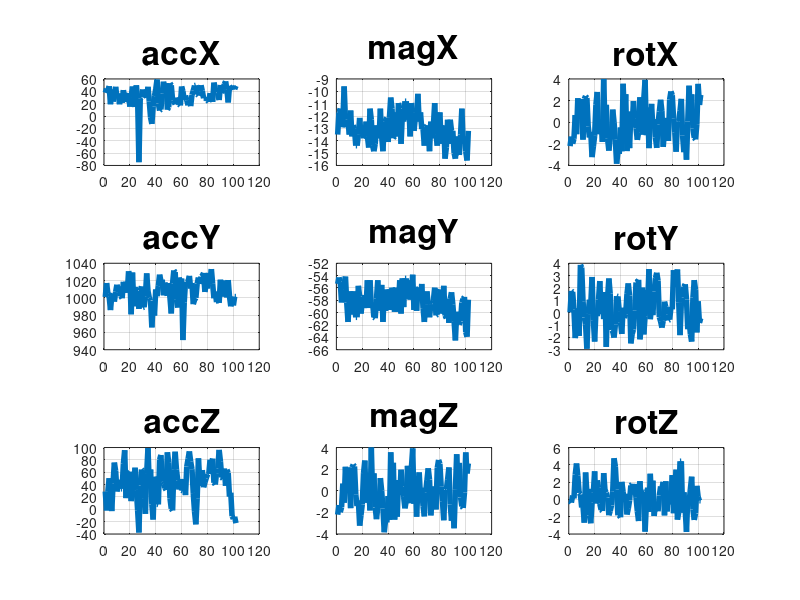
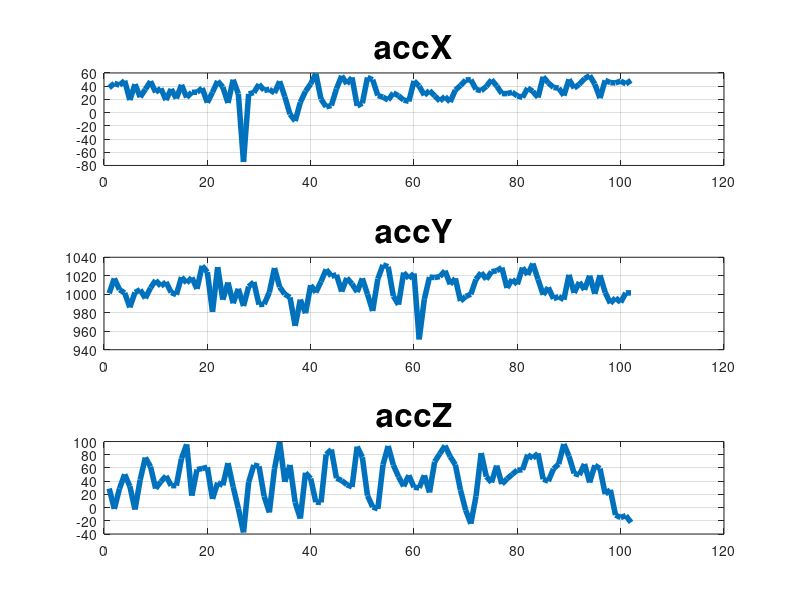
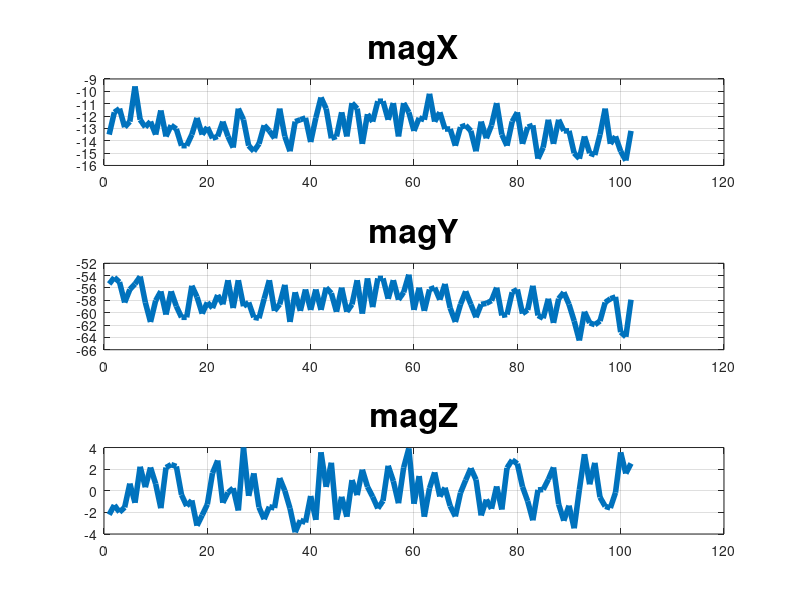
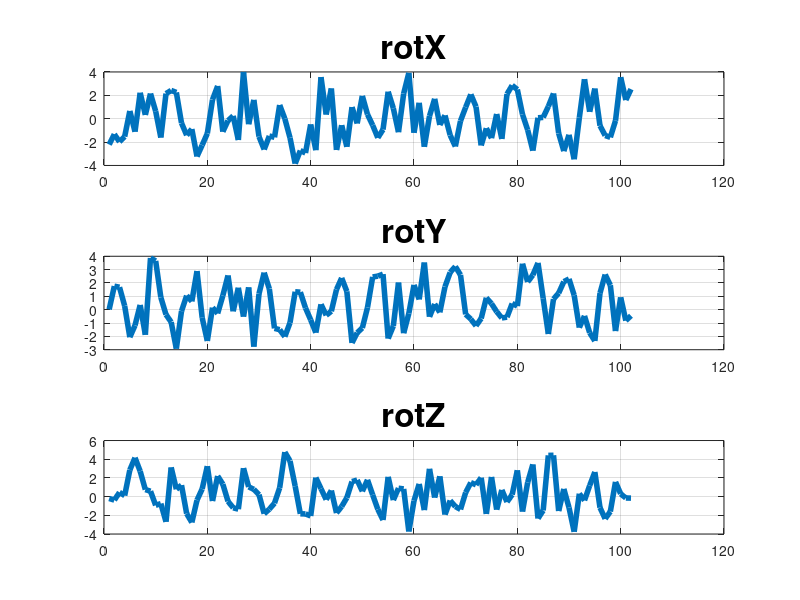

The MATLAB script that drew these images, in order:
%% Shake Test
load('accX.mat')
load('accY.mat');
load('accZ.mat');
load('magX.mat');
load('magY.mat');
load('magZ.mat');
load('rotX.mat');
load('rotY.mat');
load('rotZ.mat');

figure(1);
set(gca,'FontSize',24);
subplot(3,3,1);
plot(accX,'Linewidth',4);
grid();
title('accX','FontSize',24');
subplot(3,3,4);
plot(accY,'Linewidth',4);
grid();
title('accY','FontSize',24');
subplot(3,3,7);
plot(accZ,'Linewidth',4);
grid();
title('accZ','FontSize',24');
subplot(3,3,2);
plot(magX,'Linewidth',4);
grid();
title('magX','FontSize',24');
subplot(3,3,5);
plot(magY,'Linewidth',4);
grid();
title('magY','FontSize',24');
subplot(3,3,8);
plot(magZ,'Linewidth',4);
grid();
title('magZ','FontSize',24');
subplot(3,3,3);
plot(rotX,'Linewidth',4);
grid();
title('rotX','FontSize',24');
subplot(3,3,6);
plot(rotY,'Linewidth',4);
grid();
title('rotY','FontSize',24');
subplot(3,3,9);
plot(rotZ,'Linewidth',4);
grid();
title('rotZ','FontSize',24');


figure(2);
set(gca,'FontSize',24);
subplot(3,1,1);
plot(accX,'Linewidth',4);
grid();
title('accX','FontSize',24');
subplot(3,1,2);
plot(accY,'Linewidth',4);
grid();
title('accY','FontSize',24');
subplot(3,1,3);
plot(accZ,'Linewidth',4);
grid();
title('accZ','FontSize',24');

figure(3);
set(gca,'FontSize',24);
subplot(3,1,1);
plot(magX,'Linewidth',4);
grid();
title('magX','FontSize',24');
subplot(3,1,2);
plot(magY,'Linewidth',4);
grid();
title('magY','FontSize',24');
subplot(3,1,3);
plot(magZ,'Linewidth',4);
grid();
title('magZ','FontSize',24');

figure(4);
set(gca,'FontSize',24);
subplot(3,1,1);
plot(rotX,'Linewidth',4);
grid();
title('rotX','FontSize',24');
subplot(3,1,2);
plot(rotY,'Linewidth',4);
grid();
title('rotY','FontSize',24');
subplot(3,1,3);
plot(rotZ,'Linewidth',4);
grid();
title('rotZ','FontSize',24');


